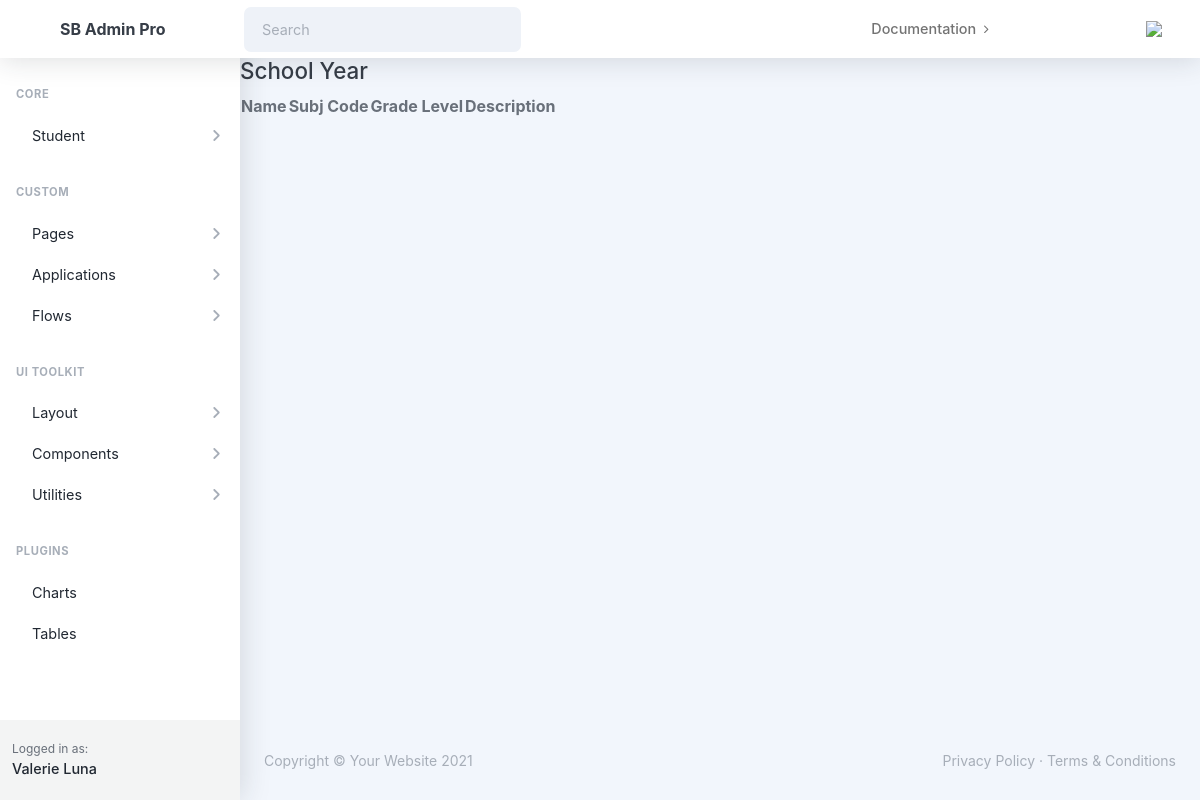
The app's page /academics/list_subjects/, older data.
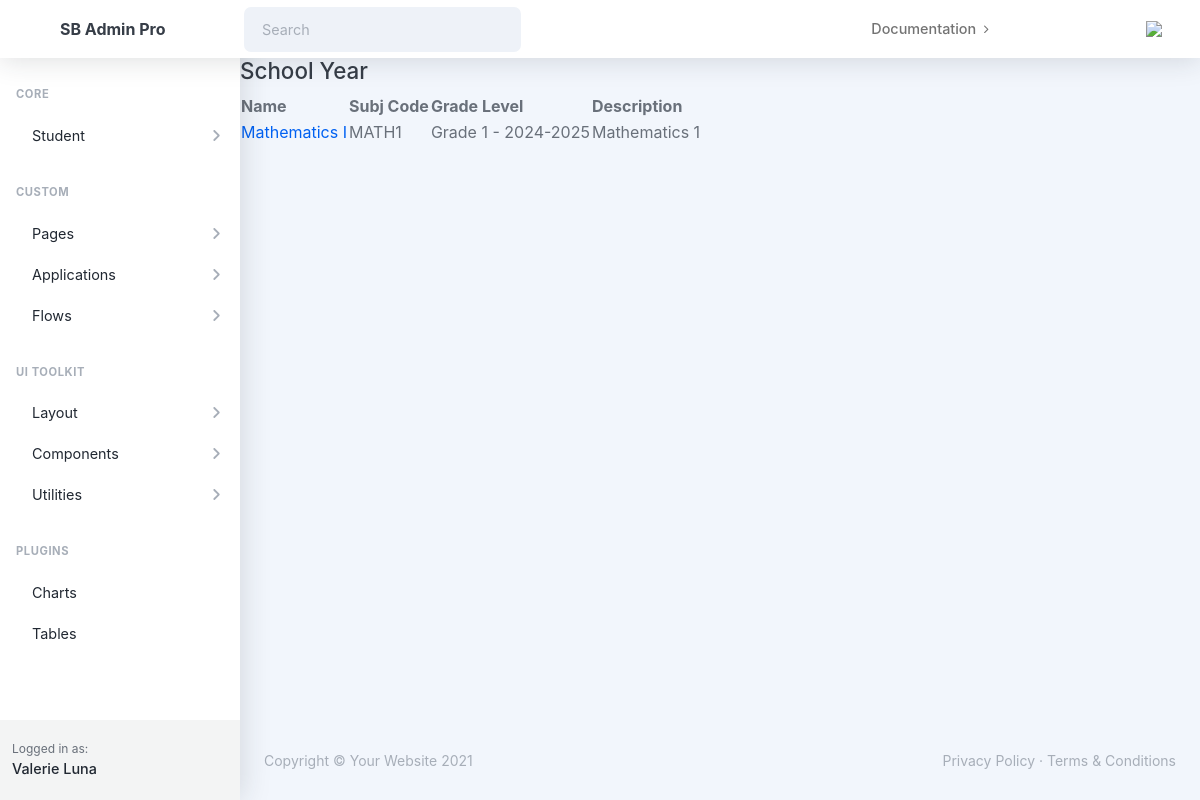
The same page, newer data.
### academics/models.py (models this page shows, shortened)
class Subject(models.Model):
    name = models.CharField(_("Subject Name"), max_length=255, blank=True)
    code = models.CharField(_("Subject Code"), max_length=10, unique=True)
    grade_level = models.ForeignKey(
        GradeLevel,
        on_delete=models.CASCADE,
        verbose_name=_("Grade Level"),
        related_name='subjects'
    )
    description = models.TextField(_("Description"), blank=True)
    class Meta:
        verbose_name = _("Subject")
        verbose_name_plural = _("Subjects")
        ordering = ['name']

class GradeLevel(models.Model):
    name = models.CharField(_("Grade Level"), max_length=50, blank=True)
    school_year = models.ForeignKey(
        SchoolYear,
        on_delete=models.CASCADE,
        verbose_name=_("School Year"),
        related_name='grade_levels'
    )
    class Meta:
        verbose_name = _("Grade Level")
        verbose_name_plural = _("Grade Levels")
        ordering = ['name']
        unique_together = ['name', 'school_year']
    def __str__(self):
        return f"{self.name} - {self.school_year.name}"

class SchoolYear(models.Model):
    name = models.CharField(max_length=100, verbose_name=_("Name"), blank=True)
    start_date = models.DateField(verbose_name=_("Start Date"))
    end_date = models.DateField(verbose_name=_("End Date"))
    is_current = models.BooleanField(default=False, verbose_name=_("Is Current School Year"))
    class Meta:
        verbose_name = _("School Year")
        verbose_name_plural = _("School Years")
        ordering = ['-start_date']  # Orders the school years starting with the most recent

### academics/views.py (the view)
# urls.py: path('list_subjects/', list_subjects, name='list_subjects'),
def list_subjects(request):
    subjects = Subject.objects.all()
    context = {
        'subjects': subjects,
    }
    return render(request, 'academics/list_subjects.html', context)

### academics/templates/academics/list_subjects.html
{% extends 'students/base.html' %}
{% block content %}
<h2>School Year</h2>
<table>
        <thead>
                <tr>
                        <th>Name</th>
                        <th>Subj Code</th>
                        <th>Grade Level</th>
                        <th>Description</th>
                </tr>
        </thead>
        <tbody>
                {% for subject in subjects %}
                <tr>
                        <td>
                                <a href="{% url 'academics:view_subject' subject.id %}">
                                {{subject.name}} </a>
                        </td>
                        <td> {{subject.code}} </td>
                        <td>{{ subject.grade_level }}</td>
                        <td> {{ subject.description }} </td>
                </tr>
                {% endfor %}
        </tbody>
</table>
{% endblock content %}

Row changes from the older to the newer data that the page shows:
added Subject: name "Mathematics I", code "MATH1", grade_level "Grade 1 - 2024-2025", description "Mathematics 1"
